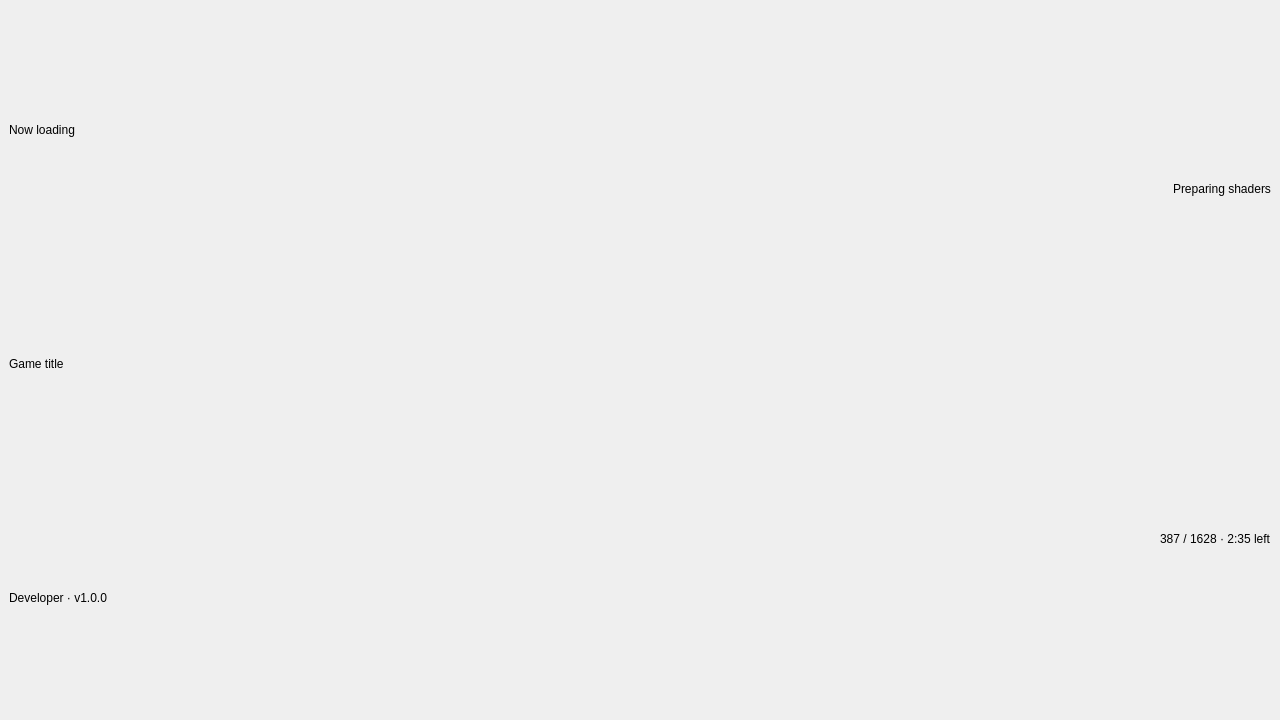
<?xml version="1.0" encoding="UTF-8"?>
<ui version="4.0">
 <class>LoadingScreen</class>
 <widget class="QWidget" name="LoadingScreen">
  <property name="geometry">
   <rect>
    <x>0</x>
    <y>0</y>
    <width>1280</width>
    <height>720</height>
   </rect>
  </property>
  <layout class="QVBoxLayout" name="rootLayout">
   <property name="spacing">
    <number>0</number>
   </property>
   <property name="leftMargin">
    <number>0</number>
   </property>
   <property name="topMargin">
    <number>0</number>
   </property>
   <property name="rightMargin">
    <number>0</number>
   </property>
   <property name="bottomMargin">
    <number>0</number>
   </property>
   <item>
    <widget class="QWidget" name="fade_parent" native="true">
     <layout class="QVBoxLayout" name="fadeLayout">
      <property name="spacing">
       <number>0</number>
      </property>
      <item>
       <layout class="QHBoxLayout" name="top_row">
        <item>
         <spacer name="topSpacer">
          <property name="orientation">
           <enum>Qt::Horizontal</enum>
          </property>
         </spacer>
        </item>
       </layout>
      </item>
      <item>
       <spacer name="middleSpacer">
        <property name="orientation">
         <enum>Qt::Vertical</enum>
        </property>
       </spacer>
      </item>
      <item>
       <layout class="QHBoxLayout" name="bottom_row">
        <property name="spacing">
         <number>24</number>
        </property>
        <item>
         <layout class="QVBoxLayout" name="info">
          <property name="spacing">
           <number>8</number>
          </property>
          <item>
           <widget class="QLabel" name="eyebrow">
            <property name="text">
             <string>Now loading</string>
            </property>
           </widget>
          </item>
          <item>
           <widget class="QLabel" name="title">
            <property name="text">
             <string notr="true">Game title</string>
            </property>
           </widget>
          </item>
          <item>
           <widget class="QLabel" name="meta">
            <property name="text">
             <string notr="true">Developer · v1.0.0</string>
            </property>
           </widget>
          </item>
         </layout>
        </item>
        <item>
         <spacer name="bottomSpacer">
          <property name="orientation">
           <enum>Qt::Horizontal</enum>
          </property>
         </spacer>
        </item>
        <item>
         <layout class="QVBoxLayout" name="status">
          <property name="spacing">
           <number>6</number>
          </property>
          <item alignment="Qt::AlignRight">
           <widget class="QLabel" name="stage">
            <property name="text">
             <string notr="true">Preparing shaders</string>
            </property>
           </widget>
          </item>
          <item alignment="Qt::AlignRight">
           <widget class="QLabel" name="value">
            <property name="text">
             <string notr="true">387 / 1628 · 2:35 left</string>
            </property>
           </widget>
          </item>
         </layout>
        </item>
       </layout>
      </item>
     </layout>
    </widget>
   </item>
  </layout>
 </widget>
 <resources/>
 <connections/>
</ui>
